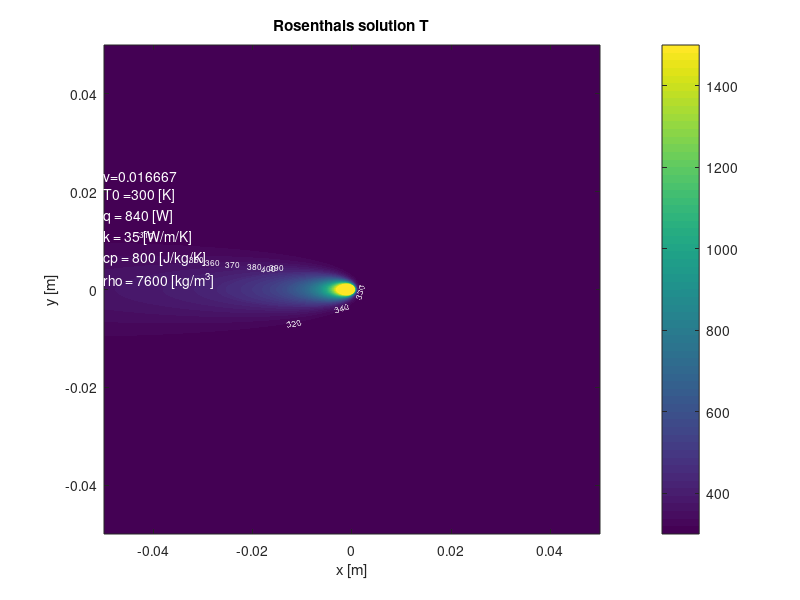

Here is the MATLAB script that generated this plot:
% Rosenthal's solution:
% Input parameters:
	T0 = 300; 			% ambient temperature [K]
	q = 840; 			% laser power [W]
	k = 35;; 			% conductivity coefficient [W/m/K]
	v = 1000/1000/60; 	% laser speed [m/s]
	cp = 800; 			% specific heat [J/kg/K]
	rho = 7600.0; 		% density [kg/m^3]

	nx = 1000;   % number of grid points
	ny = 1000;   % number of grid points 

	[x,y] = meshgrid(linspace(-1,1,nx)/5,linspace(-1,1,nx)/5); % [m]

			for i=1:nx
			for j=1:ny
				a = k/rho/cp;
				w = x(i,j);
				R = sqrt(w^2+y(i,j)^2);
				T(i,j) = T0+q/2/pi/k/R*exp(-v*(w+R)/2/a);
			end
			end 

			[C,h]=contourf(x,y,T,[T0:10:1500],'LineStyle','none');
			view(2);
			caxis([T0,1500]);
			clabel(C,h,[T0:10:400],'FontSize',6,'Color','white');

	annotation('textbox', [0.13, 0.52, 0.4, 0.4], 'String', ['v=',num2str(v), ...
		char(10) 'T0 =',num2str(T0),' [K]' ...
		char(10) 'q = ',num2str(q),' [W]' ...
		char(10) 'k = ',num2str(k),' [W/m/K]' ...
		char(10) 'cp = ',num2str(cp),' [J/kg/K]' ...
		char(10) 'rho = ',num2str(rho),' [kg/m^3]'],'LineStyle','none','color','w');

	colorbar
	axis tight 

	xlabel('x [m]')
	ylabel('y [m]')
	title('Rosenthals solution T')

	xlim([-0.05, 0.05])
	ylim([-0.05, 0.05])

